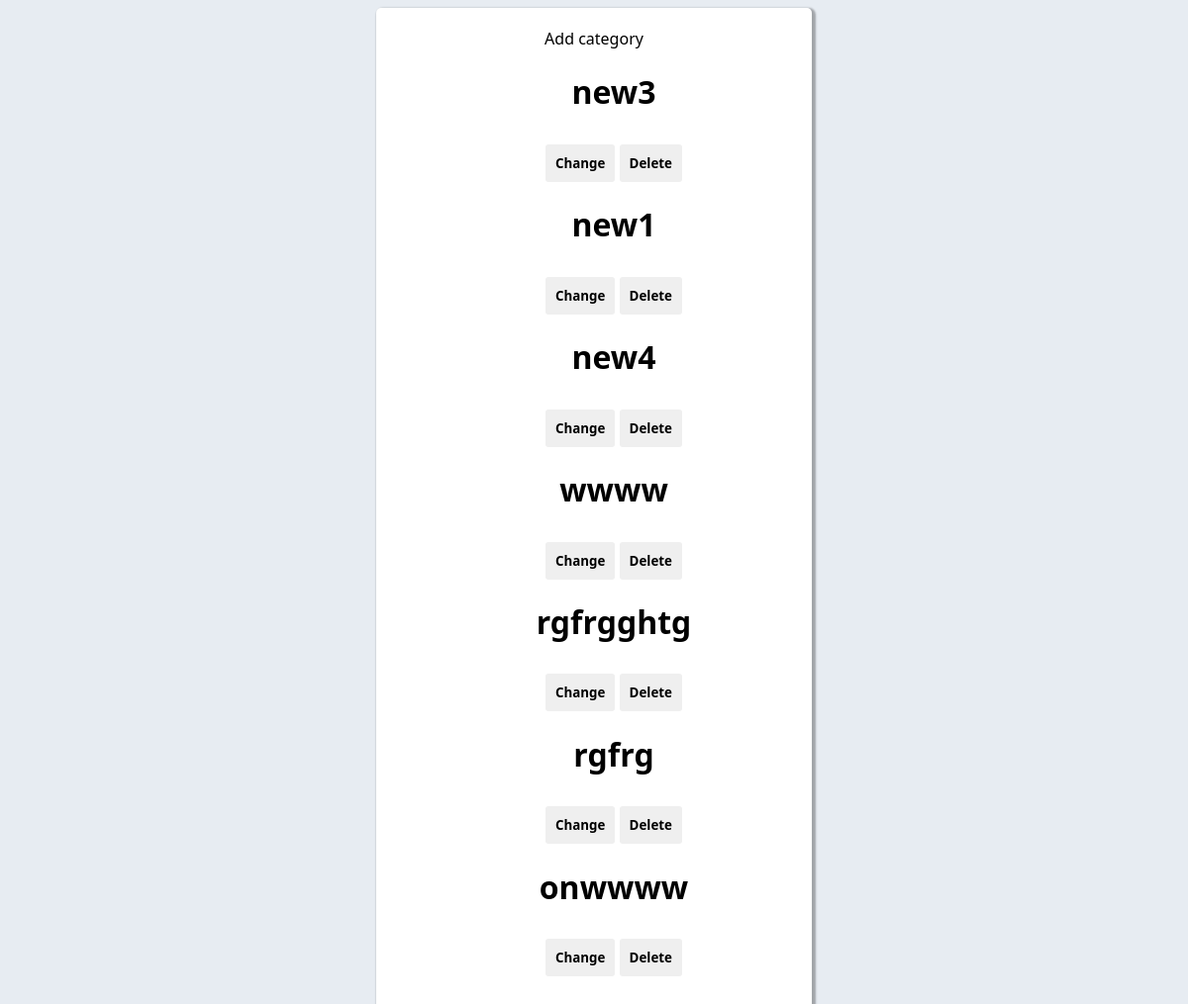
/equipment/category/, run on an earlier commit of the app's database.
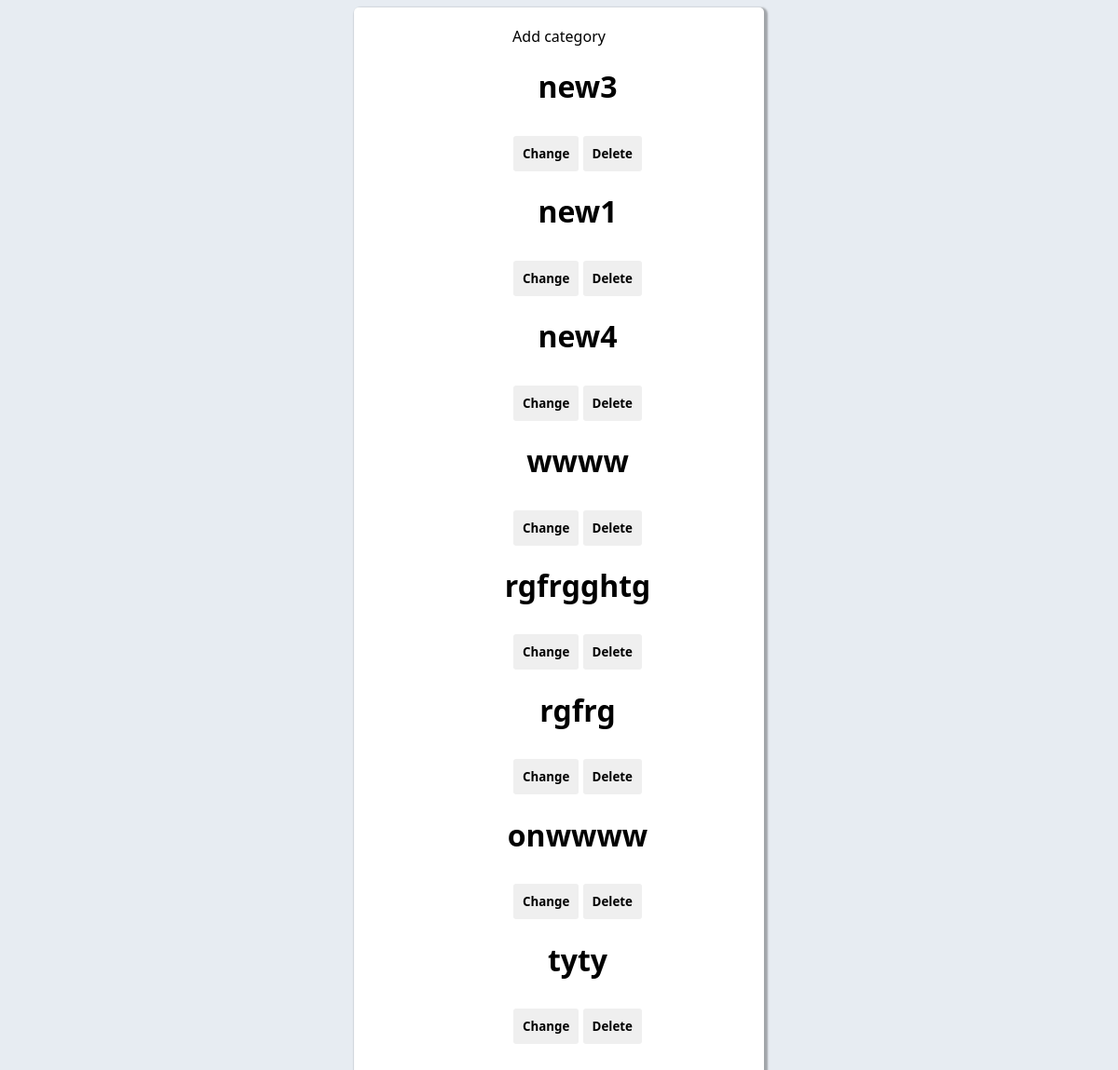
And on a later commit of the database.
### equipment_accounting/models.py (models this page shows, shortened)
class EquipmentsCategories(models.Model):
    equipment_category_name = models.CharField(max_length=20, unique=True, null=False)

### equipment_accounting/views.py (the view)
# urls.py: path("category/", views.get_category, name="get_category"), # table of equipment categories
def get_category(request):
    categories = EquipmentsCategories.objects.all()
    return render(
                    request,
                    "equipment_accounting/category.html",
                    context={"categories": categories}
                )

### equipment_accounting/templates/equipment_accounting/category.html (shortened to what this page needs)
{% extends "layouts/base.html" %}
{% block stylesheets %}{% endblock stylesheets %} {% block content %}
<div class="modal">
<a class="link" href="{% url 'equipment:add_category' %}" role="button">Add category</a>
<ul class="list" >
    {% for category in categories%}
    <li class="items">
      <h1>{{category.equipment_category_name}}</h1>
      <div>
      <a class="link" href="{% url 'equipment:change_category' category.id %}" role="button"><button class="btn button_g" type="button"> Change</button></a>
      <a class="link" href="{% url 'equipment:delete_category' category.id %}" role="button" class="contrast"><button class="btn button_r" type="button"> Delete</button></a>
    </div>
    </li>
    {% endfor %}
  </ul>
</div>
{% endblock content %}

What changed in the data, as far as the page shows it:
added EquipmentsCategories: equipment_category_name "tyty"
